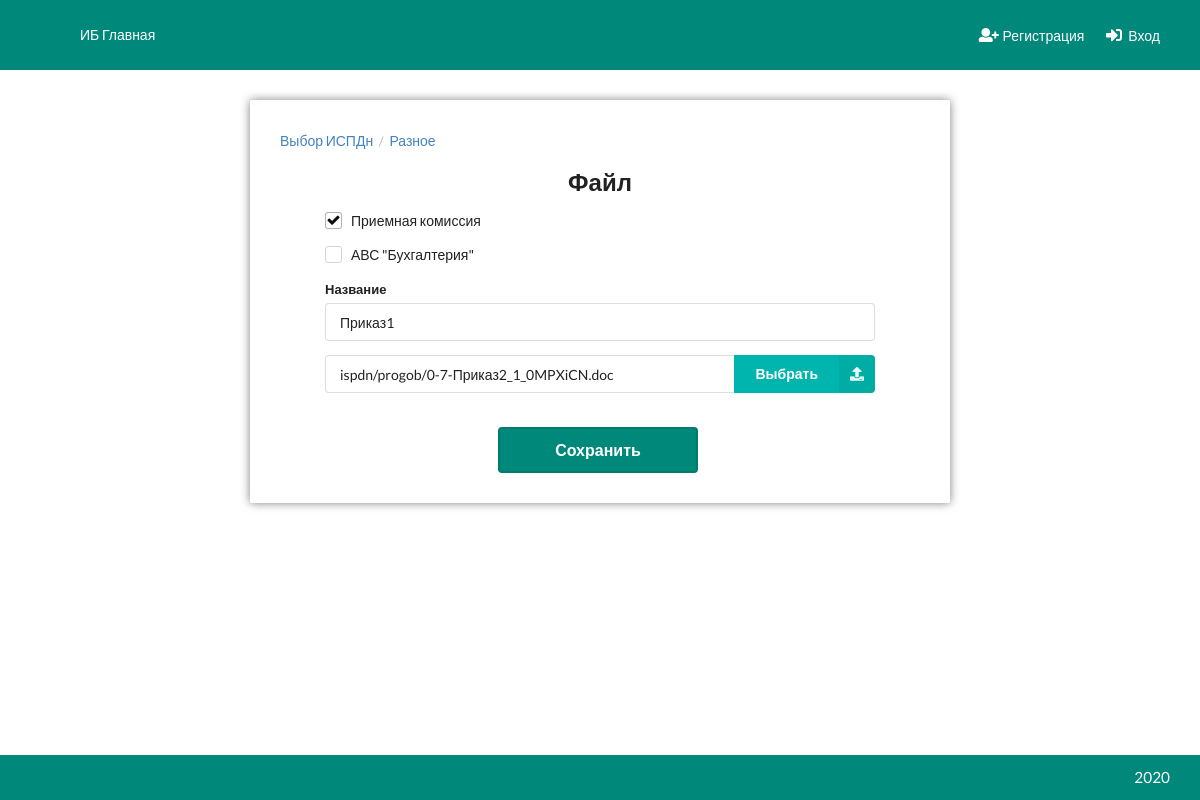
Page /ispdn/raznoe-form/1/ on the committed database.
### Ispdn/models.py (models this page shows, shortened)
class Ispdn(models.Model):
    objects = MyManager()
    nomer = models.CharField(max_length=32, verbose_name='Номер')
    name = models.CharField(max_length=256, verbose_name='Название')
    start_date = models.DateField(null=True, blank=True)
    end_date = models.DateField(null=True, blank=True)
    prikaz = models.ManyToManyField('Prikaz', related_name='ispdns', blank=True)
    instruct = models.ManyToManyField('Instruct', related_name='ispdns', blank=True)
    rukovodstvo = models.ManyToManyField('Rukovodstvo', related_name='ispdns', blank=True)
    polozhenie = models.ManyToManyField('Polozhenie', related_name='ispdns', blank=True)
    po = models.ManyToManyField('ProgOb', related_name='ispdns', blank=True)
    raznoe = models.ManyToManyField('Raznoe', related_name='ispdns', blank=True)
    class Meta:
        verbose_name = 'ИСПДн'
        verbose_name_plural = 'ИСПДн'

class Raznoe(models.Model):
    def content_file_name(instance, filename):
        return ispdn_filename('raznoe', Raznoe, filename)
    objects = MyManager()
    name = models.CharField(max_length=256, verbose_name='Название')
    file = models.FileField(null=True, upload_to=content_file_name)
    class Meta:
        verbose_name = 'Разное'
        verbose_name_plural = "Разное"
        ordering = ['-id']

### Ispdn/views.py (the view)
# urls.py: path('raznoe-form/', raznoe_form, name='raznoe_form'),
def raznoe_form(request, id=None):
    return form(request, id, template='Ispdn/Forms/RaznoeForm.html', model=Raznoe, model_form=RaznoeForm,
                reverse_name='raznoe', field_name='raznoe')

### Ispdn/forms.py
class RaznoeForm(ModelForm):
    class Meta:
        model = Raznoe
        exclude = ['id']

### Ispdn/views.py (called while the page is built, shortened)
def form(request, id, template, model, model_form, reverse_name, field_name):
    data = {'form': model_form(), 'persons': Person.objects.all(), 'source': request.GET.get('source'),
            'ispdns': Ispdn.objects.all(), 'source_ispdn': Ispdn.objects.get_or_none(id=request.GET.get('source'))}
    if data['source']:
        data['source'] = int(data['source'])
    instance = None
    if id:
        instance = model.objects.get_or_404(id=id)
        data['instance_ispdns'] = list(instance.ispdns.values_list('id', flat=True).all())
        data['form'] = model_form(instance=instance)
    return render(request, template, data)

### utils/model_manager.py (called while the page is built)
    def get_or_none(self, **kwargs):
        try:
            return self.get(**kwargs)
        except ObjectDoesNotExist:
            return None

    def get_or_404(self, **kwargs):
        obj = self.get_or_none(**kwargs)
        if obj:
            return obj
        raise Http404

### templates/Ispdn/Forms/RaznoeForm.html (shortened to what this page needs)
{% extends 'base.html' %}
{% block content %}
    <div class="ui container">
        <div class="child-center">
            <div class="skzi-form cblock">
                <div class="content">
                    <div class="ui breadcrumb">
                        <a href="{% url 'ispdn:select' %}" class="section">Выбор ИСПДн</a>
                        <div class="divider"> /</div>
                        {% if source %}
                            <a href="{% url 'ispdn:menu' ispdn_id=source %}" class="section">{{ source_ispdn.name }}</a>
                            <div class="divider"> /</div>
                            <a href="{% url 'ispdn:raznoe' ispdn_id=source %}" class="section">Разное</a>
                        {% else %}
                            <a href="{% url 'ispdn:raznoe_all' %}" class="section">Разное</a>
                        {% endif %}
                    </div>
                    <div class="child-center">
                        <div class="form-container">
                            <h2 class="ui center aligned header">Файл</h2>
                            <form class="ui form error" method="post" enctype="multipart/form-data">
                                {% if form.name.value %}
                                    {% for ispdn in ispdns %}
                                        <div class="six wide inline field">
                                            <div class="ui checkbox {% if ispdn.id in instance_ispdns %} checked {% endif %}">
                                                <label>{{ ispdn.name }}</label>
                                            </div>
                                        </div>
                                    {% endfor %}
                                {% endif %}
                                <div class="field">
                                    <label>Название</label>
                                    <input type="text" name="name" placeholder="Название"
                                           value="{{ form.name.value|default_if_none:"" }}">
                                </div>
                                <div class="field">
                                    <div class="ui action input">
                                        <input id="filename" type="text"
                                               value="{{ form.file.value.name|default_if_none:'' }}" readonly>
                                        <a class="ui teal right labeled icon button" id="file-trigger">
                                            <i class="upload icon"></i>
                                            Выбрать
                                        </a>
                                    </div>
                                </div>
                                <div class="child-center">
                                    <button class="large ui primary button">
                                        Сохранить
                                    </button>
                                </div>
                            </form>
                        </div>
                    </div>
                </div>
            </div>
        </div>
    </div>
{% endblock %}

### static/css/style.css (style rules this page uses)
:root { --color: #151515;--nav-bg-color: #00897b;--nav-color: #ffffff;--nav-item-hover-bg-color: #007b6e;--content-bg-color: #ffffff;--btn-primary-color: #00897b;--btn-primary-hover-color: #007b6e;--btn-primary-active-color: #006d62;--btn-primary-text-color: #ffffff;--menu-active-color: #ccddff;--menu-active-hover-color: #b3ccff;--graphic-key-color: #00897b;--graphic-key-brd-color: #007b6e }
:root body:before { filter:invert(100%) blur(5px) opacity(60%) }
.skzi-form { width:100%;max-width:700px }
.skzi-form .form-container { margin-top:20px;width:95%;max-width:550px }
.skzi-form .ui.form { margin-top:10px;max-width:550px;width:100% }
.skzi-form button.ui.button { margin-top:20px;min-width:200px }
html { padding:0;margin:0;min-height:100% }
body { padding:0;margin:0;color:var(--color) }
body:before { z-index:-3;content:"";position:fixed;top:0;left:0;width:100%;height:100%;background-attachment:fixed;background-repeat:no-repeat;background-size:cover }
.ui.container { width:95%;max-width:1280px !important }
.child-center { width:100%;display:flex;justify-content:center }
.cblock { display:block;position:relative;float:left }
.content:not(.no-shadow) { margin:30px 0;background-color:var(--content-bg-color);border-radius:2px;display:block;position:relative;float:left;width:100%;padding:30px;box-shadow:0 0 10px rgba(0,0,0,0.5) }
.ui.button.primary { background-color:var(--btn-primary-color);color:var(--btn-primary-text-color);border-radius:4px;border:solid 2px #007b6e }

### rows in the picture
Ispdn: name "Приемная комиссия"
Ispdn: name "АВС \"Бухгалтерия\""
Raznoe: name "Приказ1"
